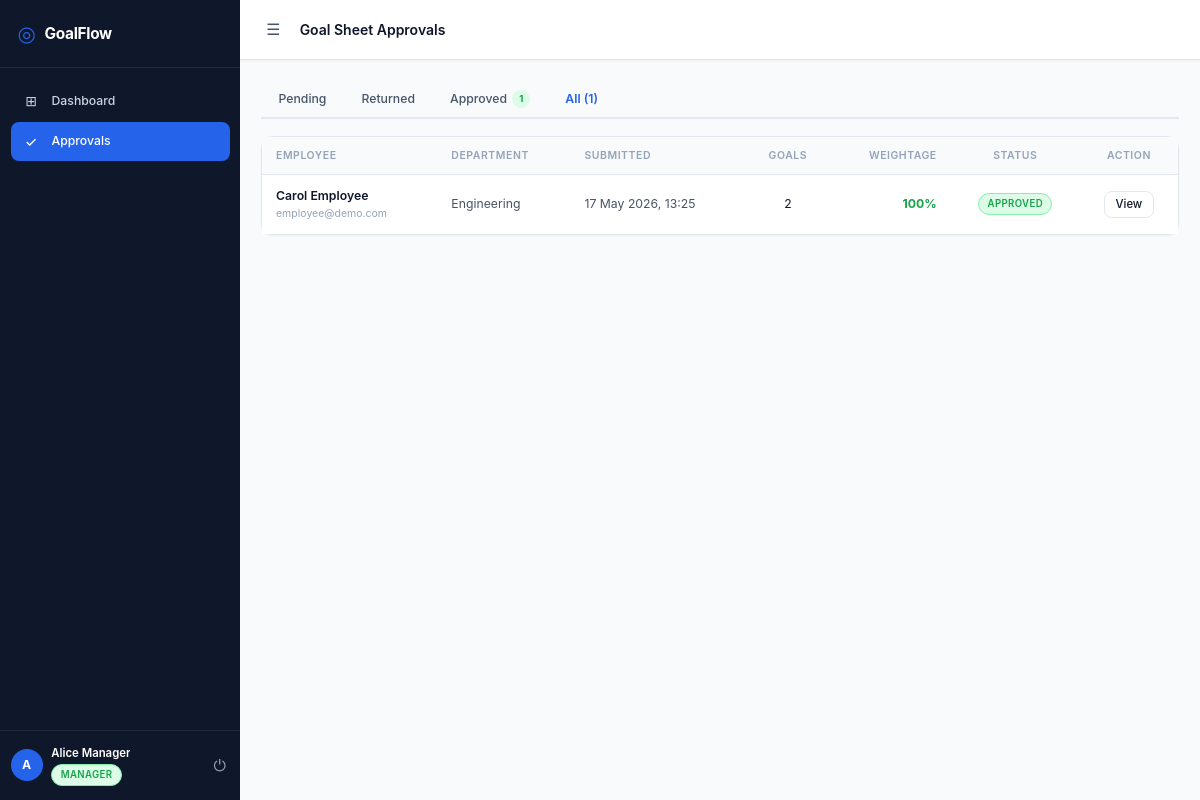
The app's page /manager/approvals?status_filter=all (signed in) with its own data.
### app/models.py (models this page shows)
class User(Base):
    __tablename__ = "users"
    id         = Column(Integer, primary_key=True, index=True)
    name       = Column(Text, nullable=False)
    email      = Column(Text, unique=True, nullable=False, index=True)
    password_hash = Column(Text, nullable=False)
    role       = Column(Text, nullable=False)        # employee | manager | admin
    manager_id = Column(Integer, ForeignKey("users.id"), nullable=True)
    department = Column(Text, nullable=True)
    is_active  = Column(Boolean, default=True)
    created_at = Column(DateTime, default=datetime.utcnow)
    manager        = relationship("User", remote_side=[id], backref="direct_reports")
    goal_sheets    = relationship("GoalSheet", back_populates="employee",
                                  foreign_keys="GoalSheet.employee_id")
    approved_sheets = relationship("GoalSheet", back_populates="approver",
                                   foreign_keys="GoalSheet.approved_by")
    audit_logs     = relationship("AuditLog", back_populates="changed_by_user",
                                  foreign_keys="AuditLog.changed_by")

class GoalSheet(Base):
    __tablename__ = "goal_sheets"
    id          = Column(Integer, primary_key=True, index=True)
    employee_id = Column(Integer, ForeignKey("users.id"), nullable=False)
    cycle_id    = Column(Integer, ForeignKey("cycles.id"), nullable=False)
    status      = Column(Text, nullable=False, default="draft")
    submitted_at = Column(DateTime, nullable=True)
    approved_at  = Column(DateTime, nullable=True)
    approved_by  = Column(Integer, ForeignKey("users.id"), nullable=True)
    locked_at    = Column(DateTime, nullable=True)
    is_unlocked  = Column(Boolean, default=False)
    unlock_reason = Column(Text, nullable=True)
    unlocked_by  = Column(Integer, ForeignKey("users.id"), nullable=True)
    unlocked_at  = Column(DateTime, nullable=True)
    manager_comments = Column(Text, nullable=True)   # overall approval comments
    return_reason    = Column(Text, nullable=True)   # reason when returned
    created_at   = Column(DateTime, default=datetime.utcnow)
    employee  = relationship("User", back_populates="goal_sheets",
                             foreign_keys=[employee_id])
    approver  = relationship("User", back_populates="approved_sheets",
                             foreign_keys=[approved_by])
    unlocker  = relationship("User", foreign_keys=[unlocked_by])
    cycle     = relationship("Cycle", back_populates="goal_sheets")
    goals     = relationship("Goal", back_populates="goal_sheet",
                             cascade="all, delete-orphan")
    check_ins = relationship("CheckIn", back_populates="goal_sheet")

### app/routers/manager.py (the view)
@router.get("/approvals", response_class=HTMLResponse)
def pending_approvals(
    request: Request,
    status_filter: str = "submitted",      # query param for tab switching
    flash_success: str = None,
    flash_error: str   = None,
    current_user: User = Depends(require_manager),
    db: Session = Depends(get_db),
):
    all_sheets = _team_sheets(db, current_user)
    counts = {
        "submitted": sum(1 for s in all_sheets if s.status == "submitted"),
        "returned":  sum(1 for s in all_sheets if s.status == "returned"),
        "approved":  sum(1 for s in all_sheets if s.status == "approved"),
        "all":       len(all_sheets),
    }
    if status_filter == "all":
        filtered = all_sheets
    else:
        filtered = [s for s in all_sheets if s.status == status_filter]
    enriched = []
    for s in filtered:
        stats = _sheet_stats(s)
        enriched.append({
            "sheet":        s,
            "employee":     s.employee,
            "goal_count":   stats["goal_count"],
            "total_weight": stats["total_weight"],
        })
    return templates.TemplateResponse("manager/pending_approvals.html", {
        "request":       request,
        "user":          current_user,
        "sheets":        enriched,
        "counts":        counts,
        "active_tab":    status_filter,
        "flash_success": flash_success,
        "flash_error":   flash_error,
    })

### templates/manager/pending_approvals.html (shortened to what this page needs)
{% extends "base.html" %}
{% block page_title %}Goal Sheet Approvals{% endblock %}
{% block content %}
<div class="tab-bar">
  <a href="/manager/approvals?status_filter=submitted"
     class="tab-item {% if active_tab == 'submitted' %}tab-active{% endif %}">
    Pending
  </a>
  <a href="/manager/approvals?status_filter=returned"
     class="tab-item {% if active_tab == 'returned' %}tab-active{% endif %}">
    Returned
  </a>
  <a href="/manager/approvals?status_filter=approved"
     class="tab-item {% if active_tab == 'approved' %}tab-active{% endif %}">
    Approved
    {% if counts.approved > 0 %}
      <span class="tab-badge tab-badge-green">{{ counts.approved }}</span>
    {% endif %}
  </a>
  <a href="/manager/approvals?status_filter=all"
     class="tab-item {% if active_tab == 'all' %}tab-active{% endif %}">
    All ({{ counts.all }})
  </a>
</div>
<div class="card" style="padding:0">
  {% if sheets %}
  <div class="table-wrapper" style="border:none;border-radius:0">
    <table>
      <thead>
        <tr>
          <th>Employee</th>
          <th>Department</th>
          <th>Submitted</th>
          <th style="text-align:center">Goals</th>
          <th style="text-align:right">Weightage</th>
          <th style="text-align:center">Status</th>
          <th style="text-align:center">Action</th>
        </tr>
      </thead>
      <tbody>
        {% for row in sheets %}
        <tr>
          <td>
            <div style="font-weight:600">{{ row.employee.name }}</div>
            <div style="font-size:.75rem;color:var(--text-muted)">{{ row.employee.email }}</div>
          </td>
          <td style="color:var(--text-secondary)">{{ row.employee.department or '—' }}</td>
          <td style="color:var(--text-secondary)">
            {{ row.sheet.submitted_at.strftime('%d %b %Y, %H:%M') if row.sheet.submitted_at else '—' }}
          </td>
          <td style="text-align:center">{{ row.goal_count }}</td>
          <td style="text-align:right;font-weight:700;
              color:{% if row.total_weight == 100 %}var(--green)
                    {% elif row.total_weight > 100 %}var(--red)
                    {% else %}var(--yellow){% endif %}">
            {{ "%.0f"|format(row.total_weight) }}%
          </td>
          <td style="text-align:center">
            <span class="badge badge-{{ row.sheet.status }}">
              {{ row.sheet.status | capitalize }}
            </span>
          </td>
          <td style="text-align:center">
            <a href="/manager/approvals/{{ row.sheet.id }}"
               class="btn btn-{% if row.sheet.status == 'submitted' %}primary{% else %}secondary{% endif %} btn-sm">
              {% if row.sheet.status == 'submitted' %}Review{% else %}View{% endif %}
            </a>
          </td>
        </tr>
        {% endfor %}
      </tbody>
    </table>
  </div>
  {% endif %}
</div>
{% endblock %}

### templates/base.html (shortened to what this page needs)
<!DOCTYPE html>
<html lang="en">
<head>
  <link rel="stylesheet" href="/static/css/styles.css" />
</head>
<body>
{% if user is defined and user %}
<aside class="sidebar" id="sidebar">
  <div class="sidebar-brand">
    <span class="brand-icon">◎</span>
    <span class="brand-name">GoalFlow</span>
  </div>
  <nav class="sidebar-nav">
    {% if user.role == "employee" %}
      <a href="/employee/dashboard"  class="nav-item {% if request.url.path == '/employee/dashboard' %}active{% endif %}">
        <span class="nav-icon">⊞</span> Dashboard
      </a>
      <a href="/employee/goals"      class="nav-item {% if '/employee/goals' in request.url.path %}active{% endif %}">
        <span class="nav-icon">◈</span> My Goals
      </a>
      <a href="/employee/updates"    class="nav-item {% if '/employee/updates' in request.url.path %}active{% endif %}">
        <span class="nav-icon">↗</span> Quarterly Updates
      </a>
    {% elif user.role == "manager" %}
      <a href="/manager/dashboard"   class="nav-item {% if request.url.path == '/manager/dashboard' %}active{% endif %}">
        <span class="nav-icon">⊞</span> Dashboard
      </a>
      <a href="/manager/approvals"   class="nav-item {% if '/manager/approvals' in request.url.path %}active{% endif %}">
        <span class="nav-icon">✓</span> Approvals
      </a>
    {% endif %}
  </nav>
  <div class="sidebar-footer">
    <div class="user-chip">
      <div class="user-avatar">{{ user.name[0].upper() }}</div>
      <div class="user-info">
        <span class="user-name">{{ user.name }}</span>
        <span class="user-role badge badge-{{ user.role }}">{{ user.role | capitalize }}</span>
      </div>
    </div>
    <a href="/logout" class="logout-btn" title="Sign out">⏻</a>
  </div>
</aside>
{% endif %}
<main class="main-content {% if not (user is defined and user) %}full-width{% endif %}">
  {% if user is defined and user %}
  <header class="topbar">
    <button class="sidebar-toggle" onclick="toggleSidebar()" title="Toggle sidebar">☰</button>
    <h1 class="page-title">{% block page_title %}{% endblock %}</h1>
  </header>
  {% endif %}
  <div class="page-body">
    {% block content %}{% endblock %}
  </div>
</main>
</body>
</html>

### records on screen
User: name "A", name "Alice Manager", role "MANAGER"
User: employee.name "Carol Employee", employee.email "employee@demo.com", employee "Engineering"
GoalSheet: sheet.submitted_at "17 May 2026, 13:25", sheet.status "APPROVED"

### other values on screen
{{ counts.approved }} "1"
{{ counts.all }} "1"
{{ row.goal_count }} "2"
{{ "%.0f"|format(row.total_weight) }} "100"
